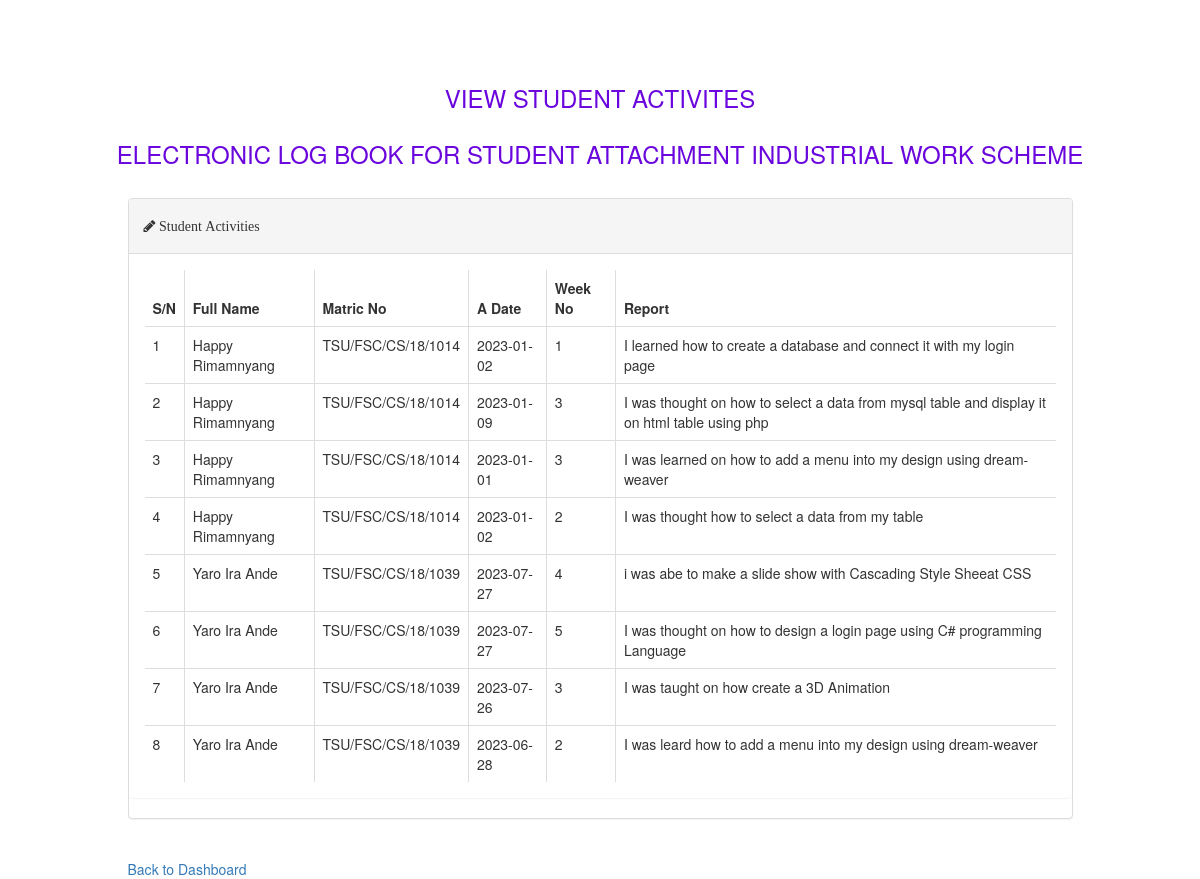
/view-student-activities.php (signed in), run on the app's committed database.
### tables this page shows
CREATE TABLE `logbook` (
  `id` int(11) NOT NULL,
  `stuid` int(11) NOT NULL,
  `adate` varchar(50) NOT NULL,
  `weekno` int(10) NOT NULL,
  `report` mediumtext NOT NULL,
  `day` varchar(50) NOT NULL
);

CREATE TABLE `tbl_student` (
  `id` int(11) NOT NULL,
  `fullname` varchar(100) NOT NULL,
  `matricno` varchar(100) NOT NULL,
  `level` varchar(100) NOT NULL,
  `email` varchar(100) NOT NULL,
  `password` varchar(100) NOT NULL,
  `status` varchar(10) NOT NULL
);

### view-student-activities.php (the view, shortened to what this page needs)
<?php
include('server.php');
?>
<!DOCTYPE html>
<html>
<head>
 	<link href="css/bootstrap.min.css" rel="stylesheet">
    <link rel="stylesheet" type="text/css" href="css/style.css" />
    <link rel="stylesheet" type="text/css" href="font-awesome/css/font-awesome.min.css" />
</head>
<body>
    <div class="row" style="margin-top: 65px;">
        <div class="col-md-12 text-center"><h3 style="text-transform: uppercase; color: #6a06dd;">View Student Activites</h3></div>
        <div class="col-md-12 text-center"><h3 style="text-transform: uppercase; color: #6a06dd;">electronic log book for student attachment industrial work scheme</h3></div>
    </div>
	<div class="container">
        <div class="row">
            <div class="col-md-10 col-md-offset-1"><br>
                <div class="panel panel-default">
                    <div class="panel-heading">
                        <h5 class="fa fa-pencil"> Student Activities</h5>
                    </div>
                    <div class="panel panel-body">
                        <table class="table table-bordered">
                            <thead>
                                <tr>
                                    <th>S/N</th>
                                    <th>Full Name</th>
                                    <th>Matric No</th>
                                    <th>A Date</th>
                                    <th>Week No</th>
                                    <th>Report</th>
                                </tr>
                            </thead>
                            <tbody>
                                <?php
                                $view = "SELECT * FROM logbook INNER JOIN tbl_student ON logbook.stuid = tbl_student.id";
                                $view_run = mysqli_query($db, $view);
                                $cnt = 1;
                                if(mysqli_num_rows($view_run) > 0) {
                                    while($row = mysqli_fetch_assoc($view_run)) {
                                        ?>
                                        <tr>
                                            <td><?= $cnt++;?></td>
                                            <td><?= $row['fullname'];?></td>
                                            <td><?= $row['matricno'];?></td>
                                            <td><?= $row['adate'];?></td>
                                            <td><?= $row['weekno'];?></td>
                                            <td><?= $row['report'];?></td>
                                        </tr>
                                        <?php
                                    }
                                }
                                ?>
                            </tbody>
                        </table>
                    </div>
                </div>
            </div>
        </div>
        <div class="row justify-content">
            <div class="col-md-10 col-md-offset-1"><br>
                <a href="supervisor-dashboard.php">Back to Dashboard</a>
            </div>
        </div>
    </div>
</body>
</html>

### data on the page
logbook: tbl_student.fullname "Happy Rimamnyang", tbl_student.matricno "TSU/FSC/CS/18/1014", adate "2023-01-02", weekno "1", report "I learned how to create a database and connect it with my login page"
logbook: tbl_student.fullname "Happy Rimamnyang", tbl_student.matricno "TSU/FSC/CS/18/1014", adate "2023-01-09", weekno "3", report "I was thought on how to select a data from mysql table and display it on html table using php"
logbook: tbl_student.fullname "Happy Rimamnyang", tbl_student.matricno "TSU/FSC/CS/18/1014", adate "2023-01-01", weekno "3", report "I was learned on how to add a menu into my design using dream-weaver"
logbook: tbl_student.fullname "Happy Rimamnyang", tbl_student.matricno "TSU/FSC/CS/18/1014", adate "2023-01-02", weekno "2", report "I was thought how to select a data from my table"
logbook: tbl_student.fullname "Yaro Ira Ande", tbl_student.matricno "TSU/FSC/CS/18/1039", adate "2023-07-27", weekno "4", report "i was abe to make a slide show with Cascading Style Sheeat CSS"
logbook: tbl_student.fullname "Yaro Ira Ande", tbl_student.matricno "TSU/FSC/CS/18/1039", adate "2023-07-27", weekno "5", report "I was thought on how to design a login page using C# programming Language"
logbook: tbl_student.fullname "Yaro Ira Ande", tbl_student.matricno "TSU/FSC/CS/18/1039", adate "2023-07-26", weekno "3", report "I was taught on how create a 3D Animation"
logbook: tbl_student.fullname "Yaro Ira Ande", tbl_student.matricno "TSU/FSC/CS/18/1039", adate "2023-06-28", weekno "2", report "I was leard how to add a menu into my design using dream-weaver"
